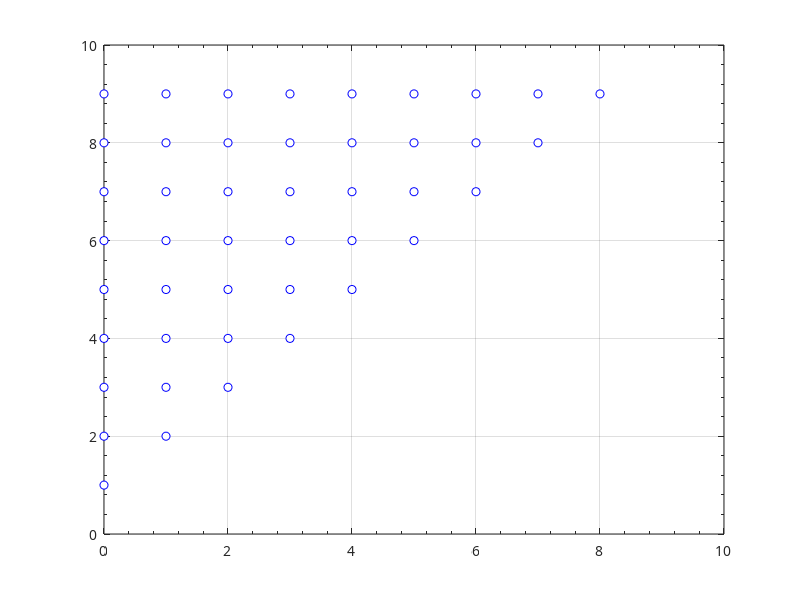

This chart was generated by the following MATLAB code: (Note: this script raises an error after producing the figure.)
% ------------- MATHEMATICA STYLE PLOTTING ---------------
% Mathematica Style:
% 'FontName', 'Source Code Pro'
% Area Colors: 'FaceColor', '#DAD9EB', 'FaceColor', '#F6E1BE'
% Edge Colors: 'EdgeColor', '#4A457F', 'EdgeColor', '#E5A73C'
% Axes Style:
% set(ax, 'XMinorTick', 'on', 'YMinorTick', 'on', ...
%     'XAxisLocation', 'origin', 'YAxisLocation', 'origin', ...
%     'Box', 'on', ...
%     'FontName', 'Source Code Pro');
% set([ax.XAxis, ax.YAxis], 'Color', '#737373', 'TickLabelColor', 'k',...
%    'LineWidth',.8);
% set([ax.XLabel, ax.YLabel], 'Color', 'k')
% --------------------------------------------------------

%%
clear; close all;
t1 = [];
t2 = [];
for i=0:8
    for j=0:9
        if j > i
            t1 = [t1, i];
            t2 = [t2, j];
        end
    end
end
cla;
a_plt = plot(t1, t2, 'bo', 'MarkerFaceColor', 'w');
hold on; grid on; box on;
axis([0, 10, 0, 10]);
ax = gca;
set(ax, 'XMinorTick', 'on', 'YMinorTick', 'on', ...
    'Box', 'on', ...
    'FontName', 'Source Code Pro');
set([ax.XAxis, ax.YAxis], 'Color', '#737373', 'TickLabelColor', 'k',...
   'LineWidth',.8);
set([ax.XLabel, ax.YLabel], 'Color', 'k')
xlabel('t_1');
ylabel('t_2');
axis equal;

%% Part a)
[p0,q,r] = deal(1);
tf = 10;

pf = @(t1,t2) ...
     ((p0 + t1*q) * r^2 + (t2-t1)*q*r*(p0 + t1*q + r))/((p0 + t1*q)*r + ((t2-t1)*q + r)*(p0+t1*q+r)) + ...
     (tf-t2)*q;

pf_vec = zeros(1,numel(t1));
for i=1:numel(t1)
    pf_vec(i) = pf(t1(i), t2(i));
    text(t1(i)+.15,t2(i),num2str(pf_vec(i), '%.2f'), 'FontName', 'Source Code Pro');
end
axis([-0.3108    8.8892   -0.3345    9.6655])
title('p(t_f) for each measurement time pair (t_1, t_2)');

%% Part b)
cla;
[p0,q,r] = deal(1);
pthreshold = 6.25;
pf_vec = nan(1,numel(t1));
for i=1:numel(t1)
    p1_prior = p0 + t1(i)*q;
    if p1_prior <= pthreshold
        p1_after = (p1_prior*r)/(p1_prior + r);

        p2_prior = p1_after + (t2(i) - t1(i))*q;
        if p2_prior <= pthreshold
           p2_after = (p2_prior*r)/(p2_prior + r);
        else
            continue;
        end
        pf_vec(i) = p2_after + (tf - t2(i))*q;
        pf_plt_vec(i) = plot(t1(i), t2(i), 'ro', 'MarkerEdgeColor', 'none', 'MarkerFaceColor', 'r');
        text(t1(i)+.15,t2(i),num2str(pf_vec(i), '%.2f'), 'FontName', 'Source Code Pro');
    end
end
title({'p(t_f) for each measurement time pair (t_1, t_2) under given constraint', ...
    'p_0 = q = r = 1'});
%% Part c)
cla;
[p0,q,r] = deal(9,1,1);
pthreshold = 6.25;
pf_vec = nan(1,numel(t1));
for i=1:numel(t1)
    p1_prior = p0 + t1(i)*q;
    if p1_prior <= pthreshold
        p1_after = (p1_prior*r)/(p1_prior + r);

        p2_prior = p1_after + (t2(i) - t1(i))*q;
        if p2_prior <= pthreshold
           p2_after = (p2_prior*r)/(p2_prior + r);
        else
            continue;
        end
        pf_vec(i) = p2_after + (tf - t2(i))*q;
        pf_plt_vec(i) = plot(t1(i), t2(i), 'ro', 'MarkerEdgeColor', 'none', 'MarkerFaceColor', 'r');
        text(t1(i)+.15,t2(i),num2str(pf_vec(i), '%.2f'), 'FontName', 'Source Code Pro');
    end
end
title({'p(t_f) for each measurement time pair (t_1, t_2) under given constraint', ...
    'p_0 = 9, q = r = 1'});

%% Part d)
cla;
[p0,q,r] = deal(1,9,1);
pthreshold = 6.25;
pf_vec = nan(1,numel(t1));
for i=1:numel(t1)
    p1_prior = p0 + t1(i)*q;
    if p1_prior <= pthreshold
        p1_after = (p1_prior*r)/(p1_prior + r);

        p2_prior = p1_after + (t2(i) - t1(i))*q;
        if p2_prior <= pthreshold
           p2_after = (p2_prior*r)/(p2_prior + r);
        else
            continue;
        end
        pf_vec(i) = p2_after + (tf - t2(i))*q;
        pf_plt_vec(i) = plot(t1(i), t2(i), 'ro', 'MarkerEdgeColor', 'none', 'MarkerFaceColor', 'r');
        text(t1(i)+.15,t2(i),num2str(pf_vec(i), '%.2f'), 'FontName', 'Source Code Pro');
    end
end
title({'p(t_f) for each measurement time pair (t_1, t_2) under given constraint', ...
    'q = 9, p_0 = r = 1'});

%% Part e)
cla;
[p0,q,r] = deal(1,1,9);
pthreshold = 6.25;
pf_vec = nan(1,numel(t1));
for i=1:numel(t1)
    p1_prior = p0 + t1(i)*q;
    if p1_prior <= pthreshold
        p1_after = (p1_prior*r)/(p1_prior + r);

        p2_prior = p1_after + (t2(i) - t1(i))*q;
        if p2_prior <= pthreshold
           p2_after = (p2_prior*r)/(p2_prior + r);
        else
            continue;
        end
        pf_vec(i) = p2_after + (tf - t2(i))*q;
        pf_plt_vec(i) = plot(t1(i), t2(i), 'ro', 'MarkerEdgeColor', 'none', 'MarkerFaceColor', 'r');
        text(t1(i)+.15,t2(i),num2str(pf_vec(i), '%.2f'), 'FontName', 'Source Code Pro');
    end
end
title({'p(t_f) for each measurement time pair (t_1, t_2) under given constraint', ...
    'r = 9, p_0 = q = 1'});